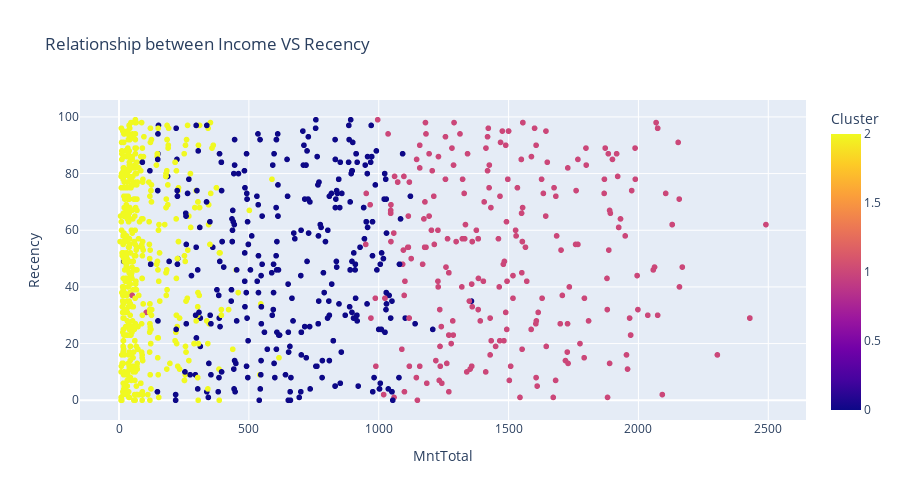
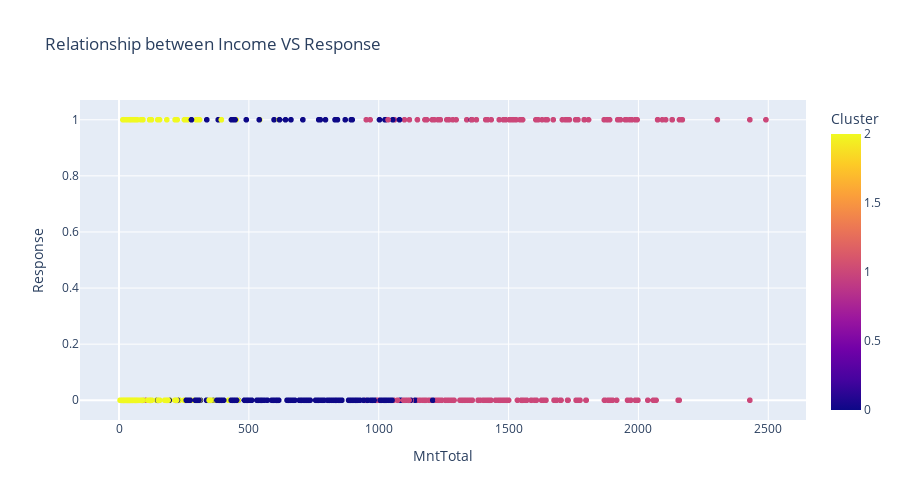
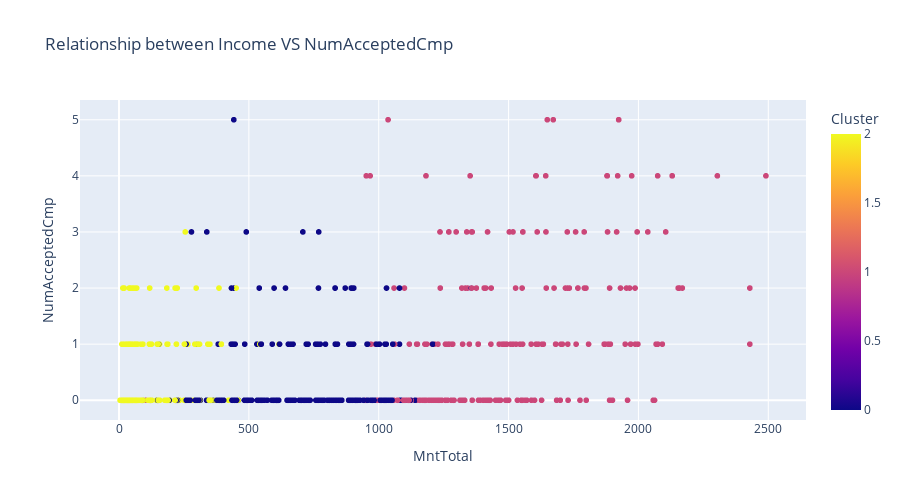
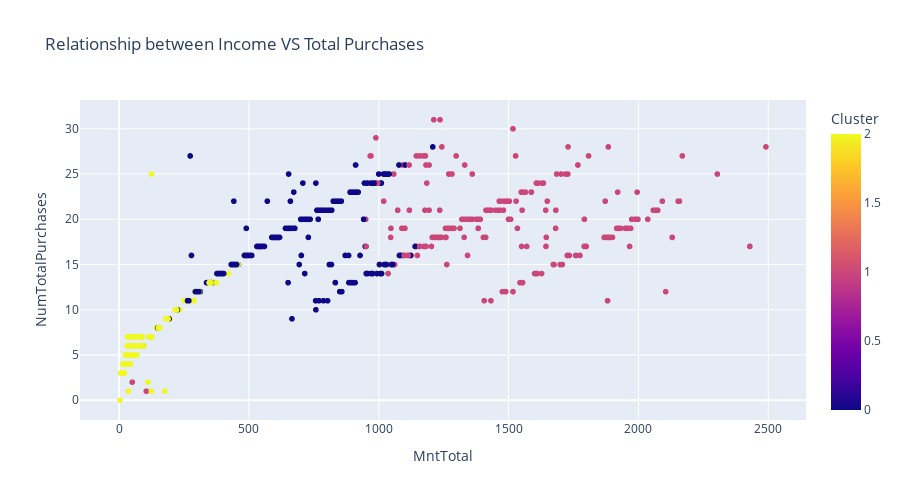

The notebook cell saved with these charts, in order:
### Code cell
plot_cluster_results(new_full_data)

### Figure 1 — Plotly figure (JSON) as saved in the notebook; plotly's stock layout.template omitted (floating-point values rounded to 4 significant figures; data arrays with more than 128 entries replaced by an {"elided": "..."} marker saying what was removed)
{"data": [{"hovertemplate": "MntTotal=%{x}<br>Recency=%{y}<br>Cluster=%{marker.color}<extra></extra>", "legendgroup": "", "marker": {"color": {"elided": "1117 int values"}, "coloraxis": "coloraxis", "symbol": "circle"}, "mode": "markers", "name": "", "showlegend": false, "type": "scattergl", "x": {"elided": "1117 int values"}, "xaxis": "x", "y": {"elided": "1117 int values"}, "yaxis": "y"}], "layout": {"coloraxis": {"colorbar": {"title": {"text": "Cluster"}}, "colorscale": [[0, "#0d0887"], [0.1111, "#46039f"], [0.2222, "#7201a8"], [0.3333, "#9c179e"], [0.4444, "#bd3786"], [0.5556, "#d8576b"], [0.6667, "#ed7953"], [0.7778, "#fb9f3a"], [0.8889, "#fdca26"], [1, "#f0f921"]]}, "height": 500, "legend": {"tracegroupgap": 0}, "title": {"text": "Relationship between Income VS Recency"}, "xaxis": {"anchor": "y", "domain": [0, 1], "title": {"text": "MntTotal"}}, "yaxis": {"anchor": "x", "domain": [0, 1], "title": {"text": "Recency"}}}}

### Figure 2 — Plotly figure (JSON) as saved in the notebook; plotly's stock layout.template omitted (floating-point values rounded to 4 significant figures; data arrays with more than 128 entries replaced by an {"elided": "..."} marker saying what was removed)
{"data": [{"hovertemplate": "MntTotal=%{x}<br>Response=%{y}<br>Cluster=%{marker.color}<extra></extra>", "legendgroup": "", "marker": {"color": {"elided": "1117 int values"}, "coloraxis": "coloraxis", "symbol": "circle"}, "mode": "markers", "name": "", "showlegend": false, "type": "scattergl", "x": {"elided": "1117 int values"}, "xaxis": "x", "y": {"elided": "1117 int values"}, "yaxis": "y"}], "layout": {"coloraxis": {"colorbar": {"title": {"text": "Cluster"}}, "colorscale": [[0, "#0d0887"], [0.1111, "#46039f"], [0.2222, "#7201a8"], [0.3333, "#9c179e"], [0.4444, "#bd3786"], [0.5556, "#d8576b"], [0.6667, "#ed7953"], [0.7778, "#fb9f3a"], [0.8889, "#fdca26"], [1, "#f0f921"]]}, "height": 500, "legend": {"tracegroupgap": 0}, "title": {"text": "Relationship between Income VS Response"}, "xaxis": {"anchor": "y", "domain": [0, 1], "title": {"text": "MntTotal"}}, "yaxis": {"anchor": "x", "domain": [0, 1], "title": {"text": "Response"}}}}

### Figure 3 — Plotly figure (JSON) as saved in the notebook; plotly's stock layout.template omitted (floating-point values rounded to 4 significant figures; data arrays with more than 128 entries replaced by an {"elided": "..."} marker saying what was removed)
{"data": [{"hovertemplate": "MntTotal=%{x}<br>NumAcceptedCmp=%{y}<br>Cluster=%{marker.color}<extra></extra>", "legendgroup": "", "marker": {"color": {"elided": "1117 int values"}, "coloraxis": "coloraxis", "symbol": "circle"}, "mode": "markers", "name": "", "showlegend": false, "type": "scattergl", "x": {"elided": "1117 int values"}, "xaxis": "x", "y": {"elided": "1117 int values"}, "yaxis": "y"}], "layout": {"coloraxis": {"colorbar": {"title": {"text": "Cluster"}}, "colorscale": [[0, "#0d0887"], [0.1111, "#46039f"], [0.2222, "#7201a8"], [0.3333, "#9c179e"], [0.4444, "#bd3786"], [0.5556, "#d8576b"], [0.6667, "#ed7953"], [0.7778, "#fb9f3a"], [0.8889, "#fdca26"], [1, "#f0f921"]]}, "height": 500, "legend": {"tracegroupgap": 0}, "title": {"text": "Relationship between Income VS NumAcceptedCmp"}, "xaxis": {"anchor": "y", "domain": [0, 1], "title": {"text": "MntTotal"}}, "yaxis": {"anchor": "x", "domain": [0, 1], "title": {"text": "NumAcceptedCmp"}}}}

### Figure 4 — Plotly figure (JSON) as saved in the notebook; plotly's stock layout.template omitted (floating-point values rounded to 4 significant figures; data arrays with more than 128 entries replaced by an {"elided": "..."} marker saying what was removed)
{"data": [{"hovertemplate": "MntTotal=%{x}<br>NumTotalPurchases=%{y}<br>Cluster=%{marker.color}<extra></extra>", "legendgroup": "", "marker": {"color": {"elided": "1117 int values"}, "coloraxis": "coloraxis", "symbol": "circle"}, "mode": "markers", "name": "", "showlegend": false, "type": "scattergl", "x": {"elided": "1117 int values"}, "xaxis": "x", "y": {"elided": "1117 int values"}, "yaxis": "y"}], "layout": {"coloraxis": {"colorbar": {"title": {"text": "Cluster"}}, "colorscale": [[0, "#0d0887"], [0.1111, "#46039f"], [0.2222, "#7201a8"], [0.3333, "#9c179e"], [0.4444, "#bd3786"], [0.5556, "#d8576b"], [0.6667, "#ed7953"], [0.7778, "#fb9f3a"], [0.8889, "#fdca26"], [1, "#f0f921"]]}, "height": 500, "legend": {"tracegroupgap": 0}, "title": {"text": "Relationship between Income VS Total Purchases"}, "xaxis": {"anchor": "y", "domain": [0, 1], "title": {"text": "MntTotal"}}, "yaxis": {"anchor": "x", "domain": [0, 1], "title": {"text": "NumTotalPurchases"}}}}
